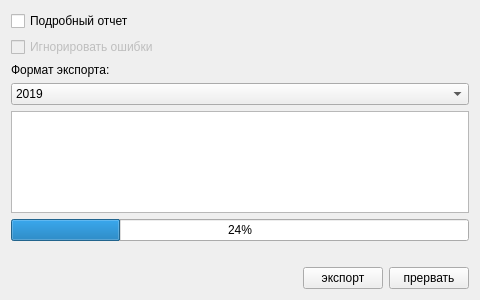
<?xml version="1.0" encoding="UTF-8"?>
<ui version="4.0">
 <class>ExportPage1</class>
 <widget class="QWidget" name="ExportPage1">
  <property name="geometry">
   <rect>
    <x>0</x>
    <y>0</y>
    <width>480</width>
    <height>300</height>
   </rect>
  </property>
  <property name="windowTitle">
   <string>Form</string>
  </property>
  <layout class="QGridLayout">
   <item row="5" column="0" colspan="5">
    <widget class="QTextBrowser" name="logBrowser"/>
   </item>
   <item row="1" column="0">
    <widget class="QCheckBox" name="chkVerboseLog">
     <property name="text">
      <string>Подробный отчет</string>
     </property>
    </widget>
   </item>
   <item row="2" column="0">
    <widget class="QCheckBox" name="chkIgnoreErrors">
     <property name="enabled">
      <bool>false</bool>
     </property>
     <property name="text">
      <string>Игнорировать ошибки</string>
     </property>
    </widget>
   </item>
   <item row="4" column="0" colspan="5">
    <widget class="QComboBox" name="cmbExportType">
     <item>
      <property name="text">
       <string>2019</string>
      </property>
     </item>
     <item>
      <property name="text">
       <string>2020</string>
      </property>
     </item>
     <item>
      <property name="text">
       <string>2021</string>
      </property>
     </item>
    </widget>
   </item>
   <item row="0" column="0" colspan="5">
    <spacer>
     <property name="orientation">
      <enum>Qt::Vertical</enum>
     </property>
     <property name="sizeHint" stdset="0">
      <size>
       <width>20</width>
       <height>40</height>
      </size>
     </property>
    </spacer>
   </item>
   <item row="6" column="0" colspan="5">
    <widget class="CProgressBar" name="progressBar">
     <property name="value">
      <number>24</number>
     </property>
    </widget>
   </item>
   <item row="8" column="0" colspan="5">
    <spacer>
     <property name="orientation">
      <enum>Qt::Vertical</enum>
     </property>
     <property name="sizeHint" stdset="0">
      <size>
       <width>20</width>
       <height>40</height>
      </size>
     </property>
    </spacer>
   </item>
   <item row="9" column="3">
    <widget class="QPushButton" name="btnExport">
     <property name="text">
      <string>экспорт</string>
     </property>
    </widget>
   </item>
   <item row="9" column="4">
    <widget class="QPushButton" name="btnCancel">
     <property name="text">
      <string>прервать</string>
     </property>
    </widget>
   </item>
   <item row="3" column="0">
    <widget class="QLabel" name="lblExportType">
     <property name="text">
      <string>Формат экспорта:</string>
     </property>
    </widget>
   </item>
   <item row="9" column="1" colspan="2">
    <spacer>
     <property name="orientation">
      <enum>Qt::Horizontal</enum>
     </property>
     <property name="sizeHint" stdset="0">
      <size>
       <width>40</width>
       <height>20</height>
      </size>
     </property>
    </spacer>
   </item>
   <item row="9" column="0">
    <widget class="QLabel" name="lvlRevision">
     <property name="text">
      <string/>
     </property>
    </widget>
   </item>
   <item row="7" column="0" colspan="5">
    <widget class="QLabel" name="lblElapsed">
     <property name="text">
      <string/>
     </property>
    </widget>
   </item>
  </layout>
 </widget>
 <customwidgets>
  <customwidget>
   <class>CProgressBar</class>
   <extends>QProgressBar</extends>
   <header>library/ProgressBar.h</header>
  </customwidget>
 </customwidgets>
 <resources/>
 <connections/>
</ui>
